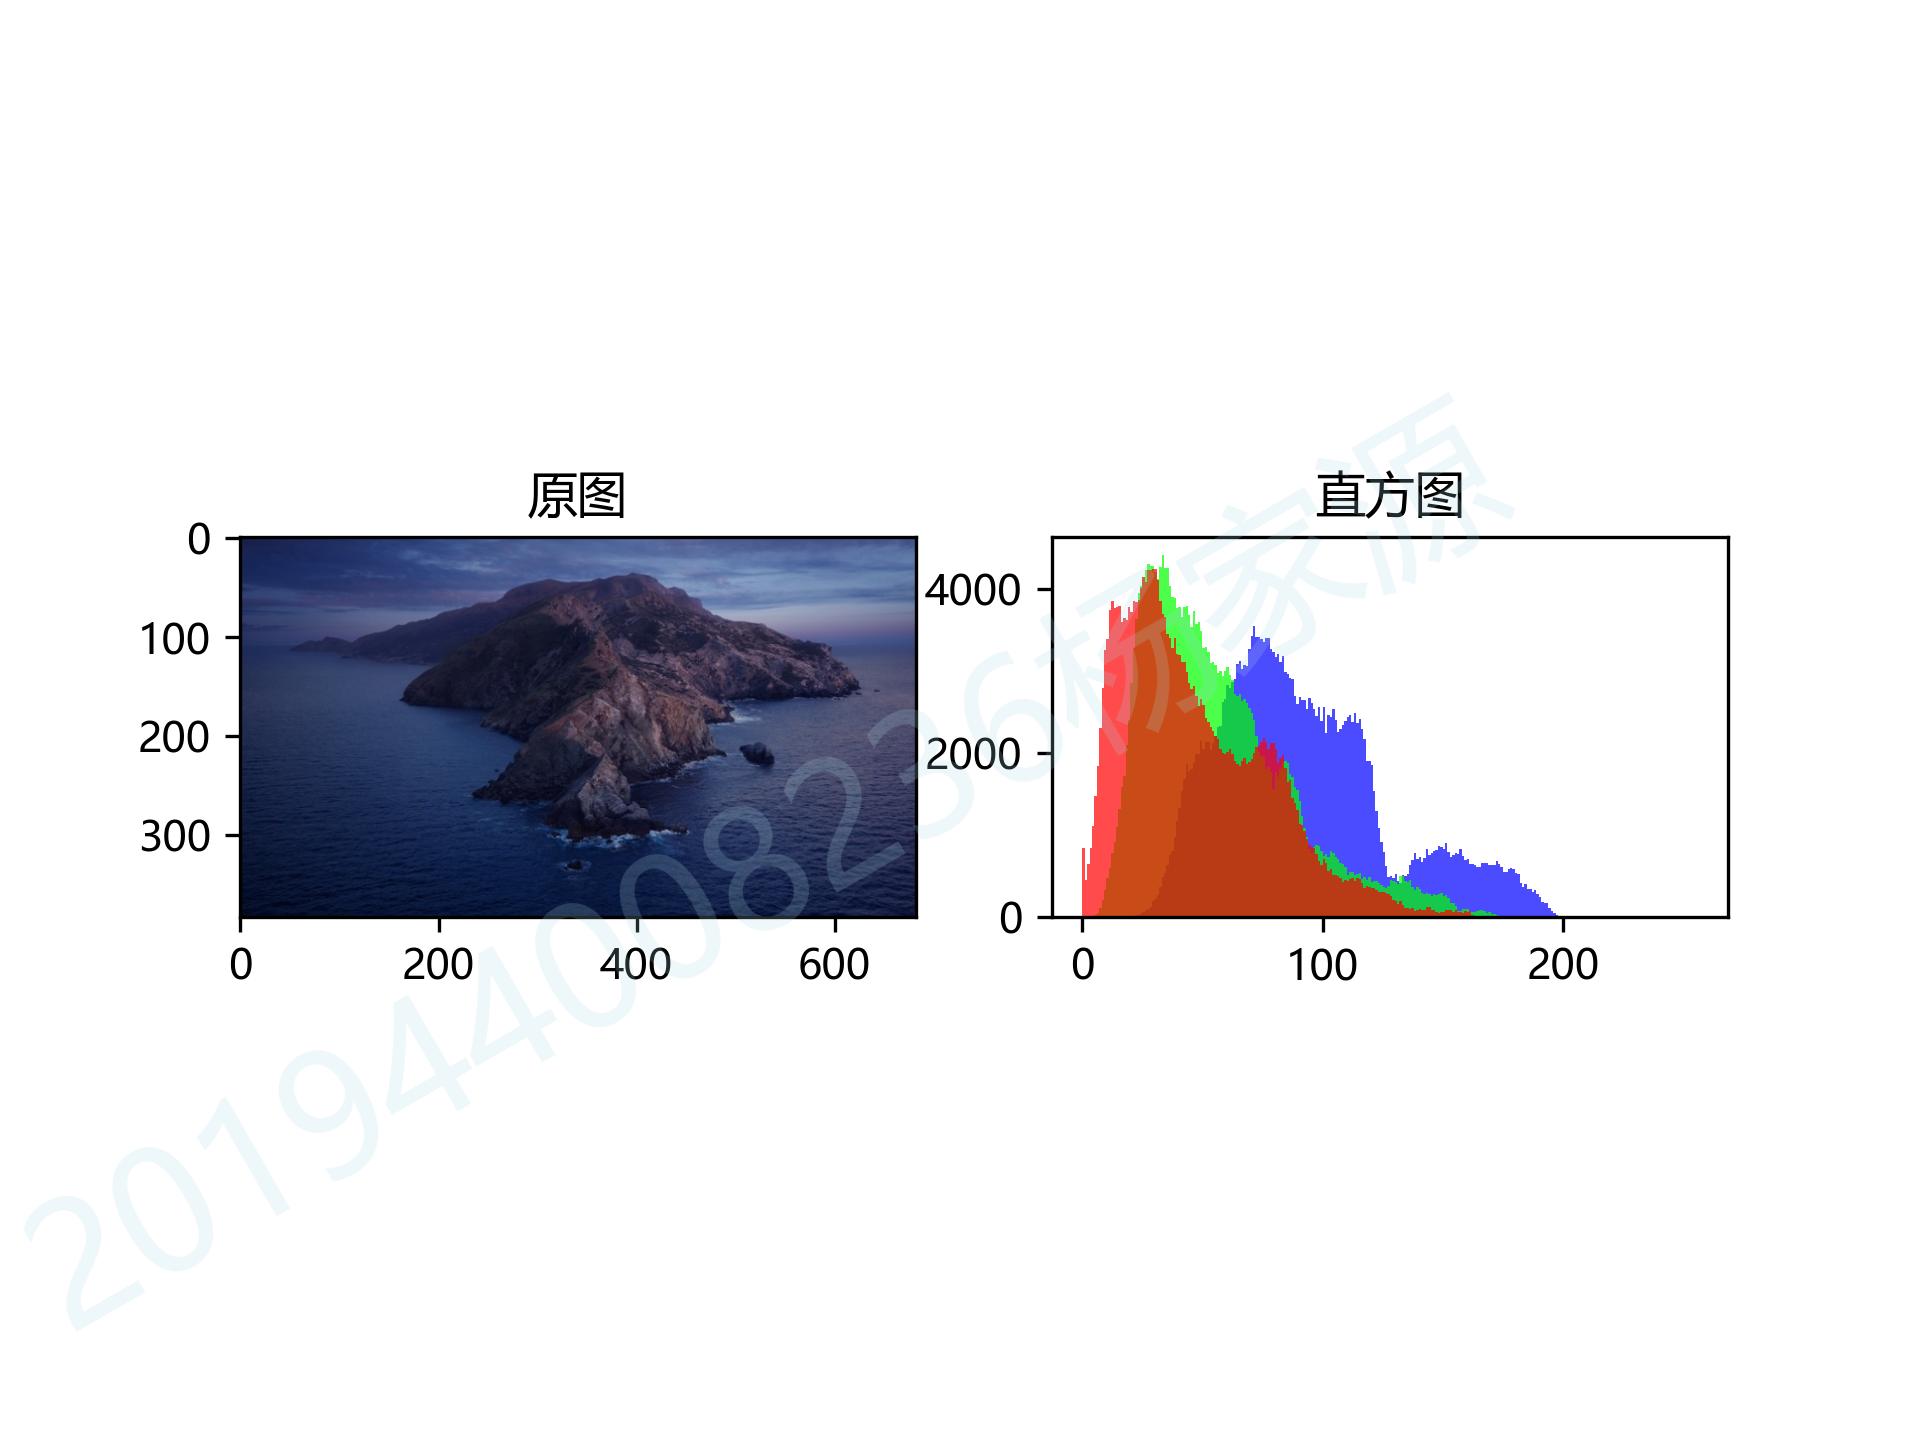

Source code (Python):
import cv2
from matplotlib import pyplot as plt
import numpy as np

def savefig(fig, plt, filename):
    fig.text(0.8, 0.05, '201944008236杨家源', fontsize=40, rotation=30, color='lightblue', ha='right', va='bottom', alpha=0.2)
    plt.gca().xaxis.set_major_locator(plt.NullLocator())
    plt.gca().yaxis.set_major_locator(plt.NullLocator())
    plt.subplots_adjust(top=1, bottom=0, right=1,left=0,hspace=0,wspace=0)
    plt.margins(0, 0)
    fig.savefig(filename, format='png', transparent=True, dpi=300, pad_inches=0)

plt.rcParams['font.family'] = ['sans-serif']
plt.rcParams['font.sans-serif'] = ['Microsoft YaHei']
img = cv2.imread('island.png',cv2.IMREAD_COLOR)

# 分离RBG通道
b, g, r = cv2.split(img)

# 显示图片
fig, (ax, ax2) = plt.subplots(ncols=2)
ax.imshow(img[:,:,::-1])
ax.set_title('原图')
ax2.hist(b.ravel(), 256, [0, 256], color=[0, 0, 1, 0.7])
ax2.hist(g.ravel(), 256, [0, 256], color=[0, 1, 0, 0.7])
ax2.hist(r.ravel(), 256, [0, 256], color=[1, 0, 0, 0.7])
ax2.set_title('直方图')

# 调整比例
asp = np.diff(ax2.get_xlim())[0] / np.diff(ax2.get_ylim())[0]
asp = asp * img.shape[0] / img.shape[1]
ax2.set_aspect(asp)
# 显示直方图
plt.show()
# 保存
savefig(fig, plt, "task1a.png")

